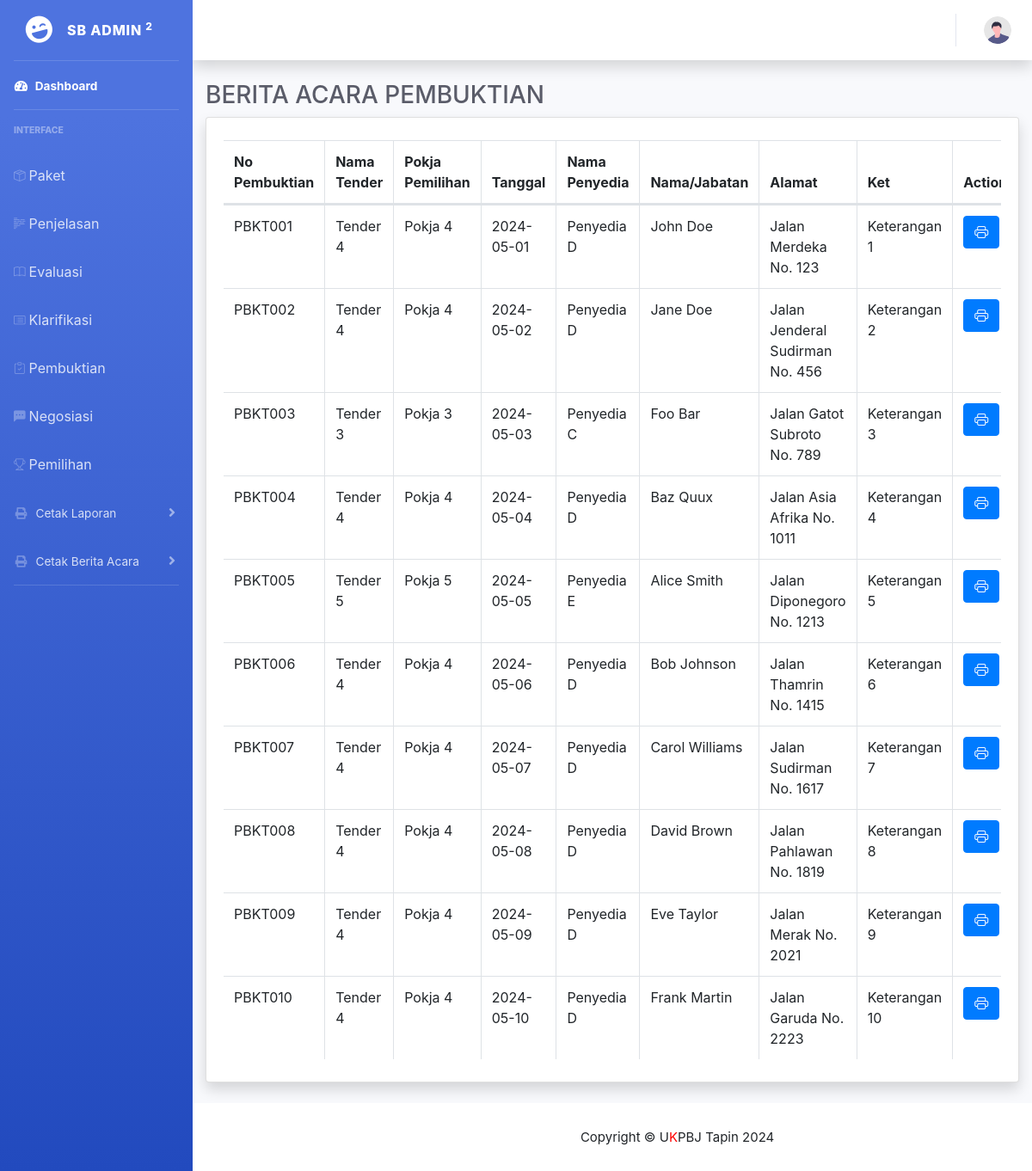
The app's page /index.php/report/reportBaPembuktian, older data.
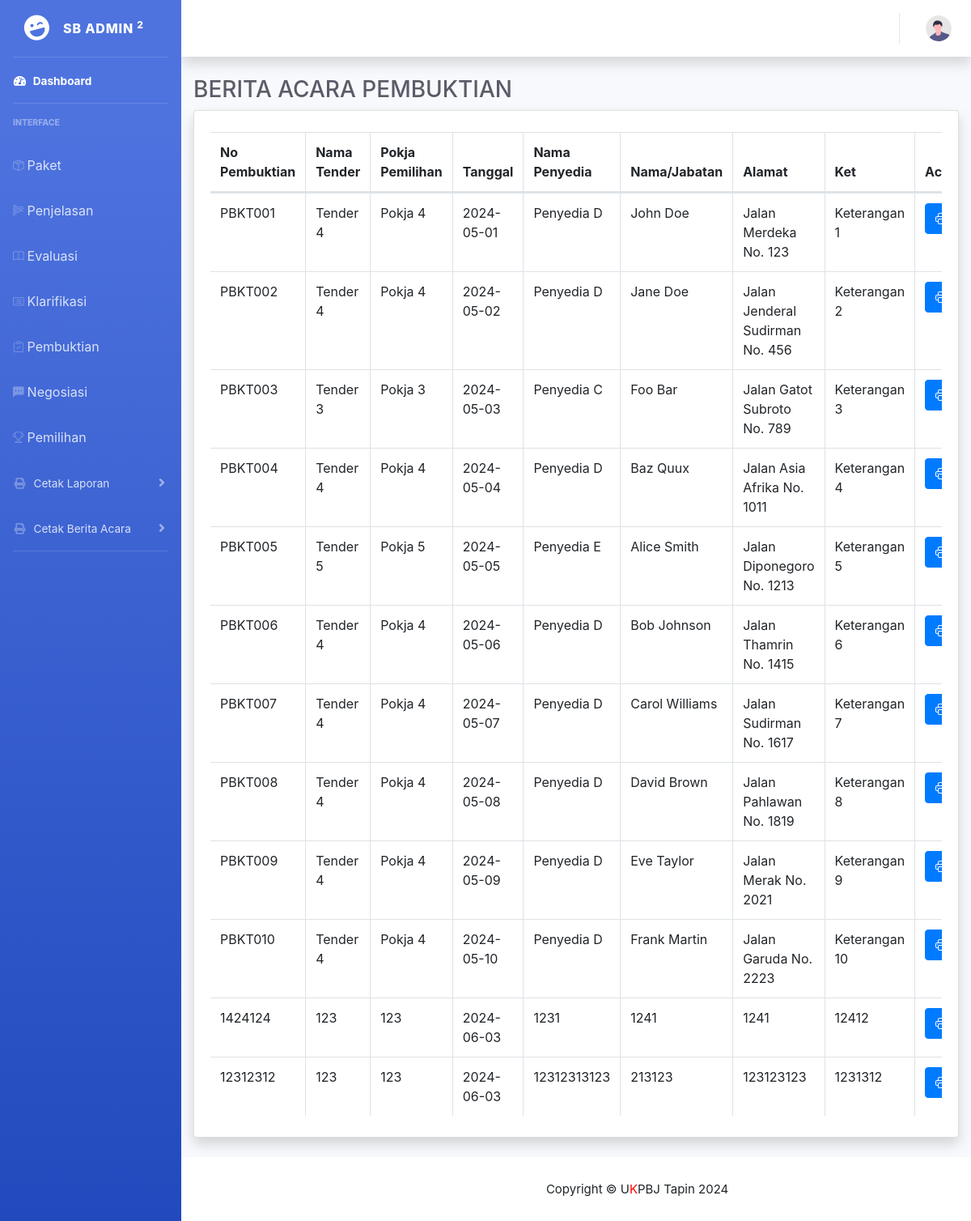
The same page, newer data.
### tables this page shows
CREATE TABLE `pembuktian` (
  `Id_pembuktian` int(10) NOT NULL,
  `Id_evaluasi_penawaran` int(10) DEFAULT NULL,
  `No_Pembuktian` varchar(30) DEFAULT NULL,
  `Tanggal` date DEFAULT NULL,
  `Waktu` time DEFAULT NULL,
  `Tempat` varchar(200) DEFAULT NULL,
  `Nama_penyedia` varchar(200) DEFAULT NULL,
  `Alamat` varchar(200) DEFAULT NULL,
  `Nama_hadir` varchar(200) DEFAULT NULL,
  `jabatan` text NOT NULL,
  `Keterangan_lain` varchar(200) DEFAULT NULL
);

CREATE TABLE `paket` (
  `Id_kode_tender` int(10) NOT NULL,
  `kode_tender` text NOT NULL,
  `Id_pokja` varchar(10) DEFAULT NULL,
  `no_dokumen_pemilihan` text NOT NULL,
  `Nama_tender` varchar(100) DEFAULT NULL,
  `Nilai_Pagu` int(30) DEFAULT NULL,
  `Kode_RUP` int(15) DEFAULT NULL,
  `Nilai_HPS` int(20) DEFAULT NULL,
  `Kode_anggaran` int(15) DEFAULT NULL,
  `Metode_tender` varchar(20) DEFAULT NULL,
  `Nama_PPK` varchar(50) DEFAULT NULL,
  `NIP_PPK` int(20) DEFAULT NULL,
  `No_SK` varchar(20) DEFAULT NULL,
  `Unit_kerja` varchar(50) DEFAULT NULL,
  `Tgl_permohonan` date DEFAULT NULL,
  `Tgl_penugasan` date DEFAULT NULL,
  `Pokja_pemilihan` varchar(20) DEFAULT NULL
);

CREATE TABLE `evaluasi` (
  `Id_evaluasi_penawaran` int(10) NOT NULL,
  `Id_kode_tender` int(10) DEFAULT NULL,
  `No_Evaluasi` varchar(30) DEFAULT NULL,
  `Tanggal` date DEFAULT NULL,
  `Metode_evaluasi` varchar(20) DEFAULT NULL,
  `nama_Penyedia` varchar(20) DEFAULT NULL,
  `nilai_penawaran` int(20) DEFAULT NULL,
  `kualifikasi` varchar(20) DEFAULT NULL,
  `administrasi` varchar(20) DEFAULT NULL,
  `teknis` varchar(20) DEFAULT NULL,
  `harga` varchar(20) DEFAULT NULL,
  `Keterangan_lain` varchar(20) DEFAULT NULL
);

### application/controllers/Report.php (called while the page is built, shortened)
<?php
class Report extends CI_Controller {
    public function __construct() {
        $this->load->model('Paket_model');
        $this->load->model('PokjaMil_model');
        $this->load->model('Penjelasan_model');
        $this->load->library('form_validation');
        $this->load->model('Evaluasi_model');
        $this->load->model('Klarifikasi_model');
        $this->load->model('Negosiasi_model');
        $this->load->model('Pembuktian_model');
        $this->load->model('Pemilihan_model');
    }
    public function reportBaPembuktian() {
        $data['negosiasis'] = $this->Negosiasi_model->get_all();
        $data['klarifikasis'] = $this->Klarifikasi_model->get_all();
        $data['penjelasans'] = $this->Penjelasan_model->get_all();
        $data['evaluasis'] = $this->Evaluasi_model->get_all();
        $data['pakets'] = $this->Paket_model->get_all_paket();
        $data['pembuktians'] = $this->Pembuktian_model->get_all();
        $this->load->view('Header/Head');
        $this->load->view('Header/Header');
        $this->load->view('report/report_ba_pembuktian', $data);
        $this->load->view('Footer/Footer');
    }
}
?>

### index.php (called while the page is built, shortened)
<?php
require_once BASEPATH.'core/CodeIgniter.php';

### application/models/Pembuktian_model.php (called while the page is built, shortened)
<?php
class Pembuktian_model extends CI_Model {
    public function get_all() {
        return $this->db->get('pembuktian')->result();
    }
}

### application/models/Evaluasi_model.php (called while the page is built, shortened)
<?php
class Evaluasi_model extends CI_Model {
    public function get_all() {
        return $this->db->get('Evaluasi')->result();
    }
}

### application/models/Paket_model.php (called while the page is built, shortened)
<?php
class Paket_model extends CI_Model {
    public function get_all_paket() {
        return $this->db->get('paket')->result();
    }
}
?>

### application/views/report/report_ba_pembuktian.php (the view, shortened to what the changed rows need)
<!DOCTYPE html>
<html lang="en">
<head>
    <link rel="stylesheet" href="https://stackpath.bootstrapcdn.com/bootstrap/4.5.2/css/bootstrap.min.css">
</head>
<body>
    <div class="container-fluid">
        <h1 class="h3 mb-2 text-gray-800">BERITA ACARA PEMBUKTIAN</h1>
        <div class="card shadow mb-4">
            <div class="card-body">
                <div class="table-responsive">
                    <table id="example" class="table table-bordered" width="100%" cellspacing="0">
                        <thead>
                            <tr>
                                <th>No Pembuktian</th>
                                <th>Nama Tender</th>
                                <th>Pokja Pemilihan</th>
                                <th>Tanggal</th>
                                <th>Nama Penyedia</th>
                                <th>Nama/Jabatan</th>
                                <th>Alamat</th>
                                <th>Ket</th>
                                <th>Action</th>
                            </tr>
                        </thead>
                        <tbody>
                            <?php foreach ($pembuktians as $pembuktian): ?>
                            <tr>
                                <td class="no-pembuktian"><?= $pembuktian->No_Pembuktian ?></td>
                                <td class="nama-paket">
                                    <?php
                                        foreach ($evaluasis as $evaluasi) {
                                            if ($evaluasi->Id_evaluasi_penawaran == $pembuktian->Id_evaluasi_penawaran) {
                                                $Id_kode_tender = $evaluasi->Id_kode_tender;
                                                foreach ($pakets as $paket) {
                                                    if ($paket->Id_kode_tender == $Id_kode_tender) {
                                                        echo $paket->Nama_tender;
                                                        break;
                                                    }
                                                }
                                                break;
                                            }
                                        }
                                        ?>
                                </td>
                                <td class="pokja-pemilihan">
                                    <?php
                                        foreach ($evaluasis as $evaluasi) {
                                            if ($evaluasi->Id_evaluasi_penawaran == $pembuktian->Id_evaluasi_penawaran) {
                                                $Id_kode_tender = $evaluasi->Id_kode_tender;
                                                foreach ($pakets as $paket) {
                                                    if ($paket->Id_kode_tender == $Id_kode_tender) {
                                                        echo $paket->Pokja_pemilihan;
                                                        break;
                                                    }
                                                }
                                                break;
                                            }
                                        }
                                        ?>
                                </td>
                                <td class="tanggal"><?= $pembuktian->Tanggal ?></td>
                                <td class="nama-penyedia">
                                    <?php
                                        foreach ($evaluasis as $evaluasi) {
                                            if ($evaluasi->Id_evaluasi_penawaran == $pembuktian->Id_evaluasi_penawaran) {
                                                echo $evaluasi->nama_Penyedia;
                                                break;
                                            }
                                        }
                                        ?>
                                </td>
                                <td class="nama-hadir"><?= $pembuktian->Nama_hadir ?></td>
                                <td class="alamat"><?= $pembuktian->Alamat ?></td>
                                <td class="ket"><?= $pembuktian->Keterangan_lain ?></td>
                                <td>
                                    <button class="btn btn-primary cetak-btn"
                                        data-id="<?= $pembuktian->Id_pembuktian ?>">
                                        <i class="bi bi-printer"></i></button>
                                </td>
                            </tr>
                            <?php endforeach; ?>
                        </tbody>
                    </table>
                </div>
            </div>
        </div>
    </div>
</body>
</html>

Row changes from the older to the newer data that the page shows:
added pembuktian: No_Pembuktian "1424124", Tanggal "2024-06-03", Nama_hadir "1241", Alamat "1241", Keterangan_lain "12412"
added evaluasi: nama_Penyedia "1231"
added paket: Nama_tender "123", Pokja_pemilihan "123"
added pembuktian: No_Pembuktian "12312312", Tanggal "2024-06-03", Nama_hadir "213123", Alamat "123123123", Keterangan_lain "1231312"
added evaluasi: nama_Penyedia "12312313123"
